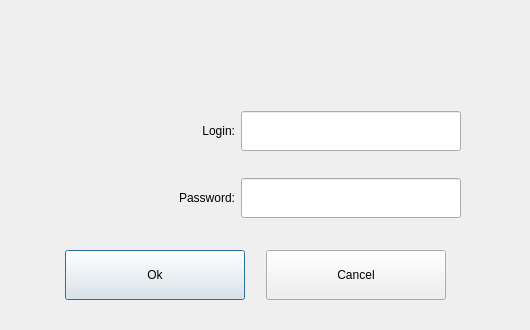
<?xml version="1.0" encoding="UTF-8"?>
<ui version="4.0">
 <class>LoginPassword</class>
 <widget class="QDialog" name="LoginPassword">
  <property name="geometry">
   <rect>
    <x>0</x>
    <y>0</y>
    <width>530</width>
    <height>330</height>
   </rect>
  </property>
  <property name="windowTitle">
   <string>Dialog</string>
  </property>
  <widget class="QWidget" name="layoutWidget">
   <property name="geometry">
    <rect>
     <x>50</x>
     <y>100</y>
     <width>431</width>
     <height>211</height>
    </rect>
   </property>
   <layout class="QVBoxLayout" name="verticalLayout">
    <property name="rightMargin">
     <number>20</number>
    </property>
    <item>
     <layout class="QHBoxLayout" name="horizontalLayout_2">
      <item>
       <widget class="QLabel" name="label">
        <property name="minimumSize">
         <size>
          <width>0</width>
          <height>40</height>
         </size>
        </property>
        <property name="text">
         <string>Login:</string>
        </property>
        <property name="alignment">
         <set>Qt::AlignRight|Qt::AlignTrailing|Qt::AlignVCenter</set>
        </property>
       </widget>
      </item>
      <item>
       <widget class="QLineEdit" name="login_">
        <property name="sizePolicy">
         <sizepolicy hsizetype="Fixed" vsizetype="Fixed">
          <horstretch>0</horstretch>
          <verstretch>0</verstretch>
         </sizepolicy>
        </property>
        <property name="minimumSize">
         <size>
          <width>220</width>
          <height>40</height>
         </size>
        </property>
        <property name="maximumSize">
         <size>
          <width>220</width>
          <height>16777215</height>
         </size>
        </property>
       </widget>
      </item>
     </layout>
    </item>
    <item>
     <spacer name="verticalSpacer_2">
      <property name="orientation">
       <enum>Qt::Vertical</enum>
      </property>
      <property name="sizeType">
       <enum>QSizePolicy::Fixed</enum>
      </property>
      <property name="sizeHint" stdset="0">
       <size>
        <width>20</width>
        <height>10</height>
       </size>
      </property>
     </spacer>
    </item>
    <item>
     <layout class="QHBoxLayout" name="horizontalLayout">
      <item>
       <widget class="QLabel" name="label_2">
        <property name="minimumSize">
         <size>
          <width>0</width>
          <height>40</height>
         </size>
        </property>
        <property name="text">
         <string>Password:</string>
        </property>
        <property name="alignment">
         <set>Qt::AlignRight|Qt::AlignTrailing|Qt::AlignVCenter</set>
        </property>
       </widget>
      </item>
      <item>
       <widget class="QLineEdit" name="password_">
        <property name="sizePolicy">
         <sizepolicy hsizetype="Fixed" vsizetype="Fixed">
          <horstretch>0</horstretch>
          <verstretch>0</verstretch>
         </sizepolicy>
        </property>
        <property name="minimumSize">
         <size>
          <width>220</width>
          <height>40</height>
         </size>
        </property>
        <property name="maximumSize">
         <size>
          <width>220</width>
          <height>16777215</height>
         </size>
        </property>
       </widget>
      </item>
     </layout>
    </item>
    <item>
     <spacer name="verticalSpacer">
      <property name="orientation">
       <enum>Qt::Vertical</enum>
      </property>
      <property name="sizeType">
       <enum>QSizePolicy::Fixed</enum>
      </property>
      <property name="sizeHint" stdset="0">
       <size>
        <width>15</width>
        <height>15</height>
       </size>
      </property>
     </spacer>
    </item>
    <item>
     <layout class="QHBoxLayout" name="horizontalLayout_3">
      <item>
       <spacer name="horizontalSpacer">
        <property name="orientation">
         <enum>Qt::Horizontal</enum>
        </property>
        <property name="sizeHint" stdset="0">
         <size>
          <width>40</width>
          <height>20</height>
         </size>
        </property>
       </spacer>
      </item>
      <item>
       <widget class="QPushButton" name="ok_">
        <property name="minimumSize">
         <size>
          <width>180</width>
          <height>50</height>
         </size>
        </property>
        <property name="text">
         <string>Ok</string>
        </property>
       </widget>
      </item>
      <item>
       <spacer name="horizontalSpacer_3">
        <property name="orientation">
         <enum>Qt::Horizontal</enum>
        </property>
        <property name="sizeHint" stdset="0">
         <size>
          <width>40</width>
          <height>20</height>
         </size>
        </property>
       </spacer>
      </item>
      <item>
       <widget class="QPushButton" name="cancel_">
        <property name="minimumSize">
         <size>
          <width>180</width>
          <height>50</height>
         </size>
        </property>
        <property name="text">
         <string>Cancel</string>
        </property>
       </widget>
      </item>
      <item>
       <spacer name="horizontalSpacer_2">
        <property name="orientation">
         <enum>Qt::Horizontal</enum>
        </property>
        <property name="sizeHint" stdset="0">
         <size>
          <width>40</width>
          <height>20</height>
         </size>
        </property>
       </spacer>
      </item>
     </layout>
    </item>
   </layout>
  </widget>
 </widget>
 <tabstops>
  <tabstop>login_</tabstop>
  <tabstop>password_</tabstop>
  <tabstop>ok_</tabstop>
  <tabstop>cancel_</tabstop>
 </tabstops>
 <resources/>
 <connections>
  <connection>
   <sender>ok_</sender>
   <signal>clicked()</signal>
   <receiver>LoginPassword</receiver>
   <slot>accept()</slot>
   <hints>
    <hint type="sourcelabel">
     <x>251</x>
     <y>307</y>
    </hint>
    <hint type="destinationlabel">
     <x>328</x>
     <y>315</y>
    </hint>
   </hints>
  </connection>
  <connection>
   <sender>cancel_</sender>
   <signal>clicked()</signal>
   <receiver>LoginPassword</receiver>
   <slot>reject()</slot>
   <hints>
    <hint type="sourcelabel">
     <x>458</x>
     <y>307</y>
    </hint>
    <hint type="destinationlabel">
     <x>517</x>
     <y>309</y>
    </hint>
   </hints>
  </connection>
 </connections>
</ui>
